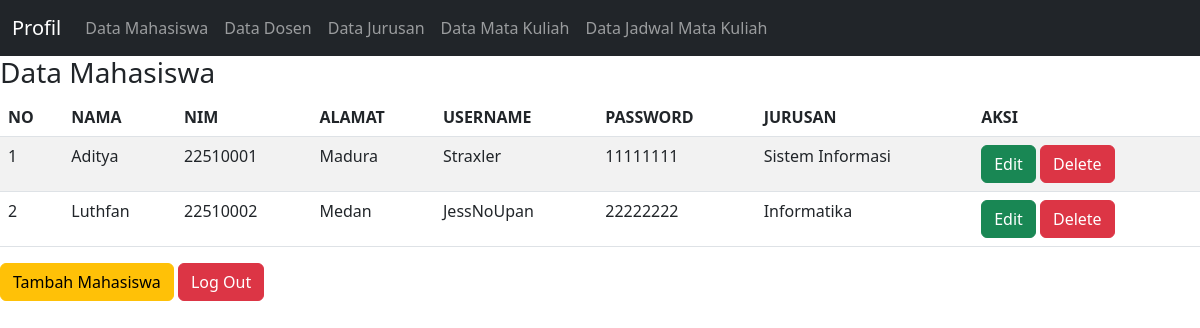
/datamahasiswa.php (signed in), run on the app's committed database.
### tables this page shows
CREATE TABLE `tb_mahasiswa` (
  `id_mahasiswa` int(11) NOT NULL,
  `nama` varchar(40) NOT NULL,
  `nim` int(11) NOT NULL,
  `alamat` varchar(60) NOT NULL,
  `username` varchar(15) NOT NULL,
  `password` varchar(40) NOT NULL,
  `id_jurusan` int(11) NOT NULL
);

CREATE TABLE `tb_jurusan` (
  `id_jurusan` int(11) NOT NULL,
  `nama_jurusan` varchar(40) NOT NULL
);

### datamahasiswa.php (the view, shortened to what this page needs)
<?php
include "css.php";
include "navbar.php";
?>
<!DOCTYPE html>
<html>
<head>
</head>
<body>
	<h3>Data Mahasiswa</h3>
	<table class="table table-hover table-striped">
		<thead>
		<tr>
			<th>NO</th>
			<th>NAMA</th>
			<th>NIM</th>
            <th>ALAMAT</th>
			<th>USERNAME</th>
			<th>PASSWORD</th>
			<th>JURUSAN</th>
            <th>AKSI</th>
		</tr>
		</thead>
		<tbody>
			<?php
				include "koneksi.php";
				$qry_mahasiswa=mysqli_query($koneksi, "select * from tb_mahasiswa join tb_jurusan on tb_jurusan.id_jurusan = tb_mahasiswa.id_jurusan");
				$no=0;
				while($data_mahasiswa=mysqli_fetch_array($qry_mahasiswa)){
				$no++; ?>
				<tr>
					<td><?=$no?></td>
					<td><?=$data_mahasiswa['nama']?></td>
					<td><?=$data_mahasiswa['nim']?></td>
                    <td><?=$data_mahasiswa['alamat']?></td>
					<td><?=$data_mahasiswa['username']?></td>
                    <td><?=$data_mahasiswa['password']?></td>
					<td><?=$data_mahasiswa['nama_jurusan']?></td>
					<td><a href="edit.php?id_mahasiswa=<?=$data_mahasiswa['id_mahasiswa']?>" class="btn btn-success">Edit</a>
					<a href="hapus.php?id_mahasiswa=<?=$data_mahasiswa['id_mahasiswa']?>" onClick="return confirm('Aapakah anda yakin menghapus data ini?')" class="btn btn-danger">Delete</a></td>
				</tr>
				<?php
				}
				?>
		</tbody>
	</table>
     <a href="tambah_mahasiswa.php" class="btn btn-warning">Tambah Mahasiswa</a>
     <a href="logout.php" class="btn btn-danger">Log Out</a>
</body>
</html>

### css.php (shortened to what this page needs)
<html>
<head>
<link href="https://cdn.jsdelivr.net/npm/bootstrap@5.2.2/dist/css/bootstrap.min.css" rel="stylesheet">
</head>
<body>
</body>
</html>

### navbar.php (shortened to what this page needs)
<!DOCTYPE html>
<html lang="en">
<head>
  <link href="https://cdn.jsdelivr.net/npm/bootstrap@5.2.1/dist/css/bootstrap.min.css" rel="stylesheet">
</head>
<body>
<nav class="navbar navbar-expand-sm bg-dark navbar-dark">
  <div class="container-fluid">
    <a class="navbar-brand" href="logo.php">Profil</a>
    <div class="collapse navbar-collapse" id="collapsibleNavbar">
      <ul class="navbar-nav">
        <li class="nav-item">
          <a class="nav-link" href="datamahasiswa.php">Data Mahasiswa </a>
        </li>
        <li class="nav-item">
          <a class="nav-link" href="datadosen.php">Data Dosen</a>
        </li>
        <li class="nav-item">
          <a class="nav-link" href="datajurusan.php">Data Jurusan</a>
        </li>
        <li class="nav-item">
          <a class="nav-link" href="datamatkul.php">Data Mata Kuliah</a>
        </li>
        <li class="nav-item">
          <a class="nav-link" href="datajadwalmatkul.php">Data Jadwal Mata Kuliah</a>
        </li>
      </ul>
    </div>
  </div>
</nav>
</body>
</html>

### data on the page
tb_mahasiswa: nama "Aditya", nim "22510001", alamat "Madura", username "Straxler", password "11111111", id_jurusan.nama_jurusan "Sistem Informasi"
tb_mahasiswa: nama "Luthfan", nim "22510002", alamat "Medan", username "JessNoUpan", password "22222222", id_jurusan.nama_jurusan "Informatika"
